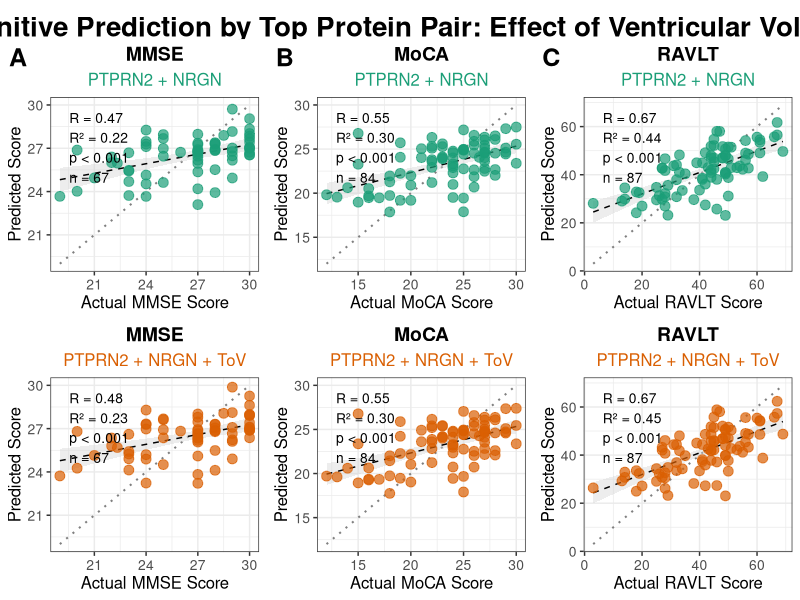
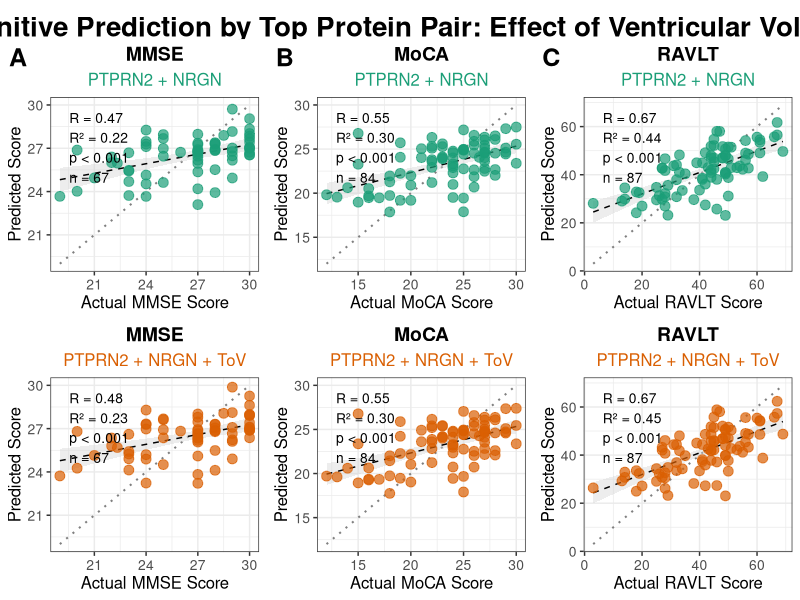

Reproduce these figures in R, in order.
# Correlation Plots for Cognitive Test Models
# Creates three aligned plots showing model predictions vs. actual values for 
# MMSE, MoCA, and RAVLT using two models:
# 1. PTPRN2 + NRGN
# 2. PTPRN2 + NRGN + Total_Ventricle

library(tidyverse)
library(cowplot)  # For plot alignment
library(ggpubr)   # For correlation statistics on plot

# Function to create correlation plot for a specific cognitive test and model
create_correlation_plot <- function(data, cog_test, model_formula, model_name, color) {
  # Remove NA values for the variables in the model
  # First extract all variables from the formula
  all_vars <- all.vars(as.formula(model_formula))
  
  # Create complete cases dataset for this specific model
  model_data <- data %>% 
    select(all_of(all_vars)) %>%
    drop_na()
  
  # Report sample size for this model
  cat(sprintf("  %s - %s: Using %d complete observations\n", 
              cog_test, model_name, nrow(model_data)))
  
  # Skip if too few observations
  if (nrow(model_data) < 10) {
    stop("Too few complete observations (less than 10)")
  }
  
  # Fit the model on complete cases only
  model <- lm(model_formula, data = model_data)
  
  # Get predicted values for these same complete cases
  predicted <- predict(model)
  
  # Create data frame for plotting - now both have same number of rows
  plot_data <- data.frame(
    Actual = model_data[[cog_test]],
    Predicted = predicted,
    Model = model_name
  )
  
  # Calculate model stats to display
  r_value <- cor(plot_data$Actual, plot_data$Predicted, use = "complete.obs")
  r_squared <- summary(model)$r.squared
  p_value <- cor.test(plot_data$Actual, plot_data$Predicted)$p.value
  n_obs <- nrow(plot_data)
  
  # Create line of equality (y=x)
  min_val <- min(c(plot_data$Actual, plot_data$Predicted), na.rm = TRUE)
  max_val <- max(c(plot_data$Actual, plot_data$Predicted), na.rm = TRUE)
  perfect_line <- data.frame(
    x = c(min_val, max_val),
    y = c(min_val, max_val)
  )
  
  # Create scatter plot with correlation line
  plot <- ggplot(plot_data, aes(x = Actual, y = Predicted)) +
    # Add perfect prediction line (y=x)
    geom_line(data = perfect_line, aes(x = x, y = y), 
              linetype = "dotted", color = "gray50", size = 0.7) +
    # Add regression line
    geom_smooth(method = "lm", color = "black", linetype = "dashed", 
                size = 0.5, fill = "lightgray") +
    # Add points
    geom_point(color = color, size = 3, alpha = 0.7) +
    # Add correlation stats
    annotate("text", x = min_val + (max_val-min_val)*0.05, 
             y = max_val - (max_val-min_val)*0.05,
             label = sprintf("R = %.2f\nR² = %.2f\np %s\nn = %d", 
                             r_value, r_squared, 
                             ifelse(p_value < 0.001, "< 0.001", 
                                    ifelse(p_value < 0.01, "< 0.01",
                                           ifelse(p_value < 0.05, "< 0.05", 
                                                  sprintf("= %.2f", p_value)))),
                             n_obs),
             hjust = 0, vjust = 1, size = 3.5) +
    # Labels and theme
    labs(
      title = cog_test,
      subtitle = model_name,
      x = paste("Actual", cog_test, "Score"),
      y = "Predicted Score"
    ) +
    theme_bw() +
    theme(
      plot.title = element_text(size = 14, face = "bold", hjust = 0.5),
      plot.subtitle = element_text(size = 12, hjust = 0.5),
      axis.title = element_text(size = 12),
      axis.text = element_text(size = 10)
    )
  
  return(plot)
}

# Main function to generate all plots
generate_cognitive_correlation_plots <- function() {
  # Check if data file exists
  if (!file.exists("heatmap_data_norm_cogn.csv")) {
    stop("Error: Data file 'heatmap_data_norm_cogn.csv' not found.")
  }
  
  # Load data
  cat("Loading data...\n")
  data <- read_delim("heatmap_data_norm_cogn.csv", delim = ";")
  
  # Print summary of missing values for key variables
  cat("\nMissing value summary:\n")
  for (col in c("MMSE", "MoCA", "RAVLT", "PTPRN2", "NRGN", "Left_Lateral", "Right_Lateral", "Third", "Fourth", "Age", "Sex")) {
    if (col %in% names(data)) {
      missing <- sum(is.na(data[[col]]))
      total <- nrow(data)
      cat(sprintf("%s: %d missing out of %d (%.1f%%)\n", col, missing, total, missing/total*100))
    } else {
      cat(sprintf("%s: Column not found in data\n", col))
    }
  }
  
  # Add Total_Ventricle column if needed
  if (!"Total_Ventricle" %in% colnames(data)) {
    data <- data %>%
      mutate(Total_Ventricle = Left_Lateral + Right_Lateral + Third + Fourth)
    cat("\nCreated Total_Ventricle column\n")
  }
  
  # Cognitive tests to analyze
  cognitive_tests <- c("MMSE", "MoCA", "RAVLT")
  
  # Model specifications
  models <- list(
    model1 = list(
      formula_str = "~ PTPRN2 + NRGN + Age + Sex",
      name = "PTPRN2 + NRGN",
      color = "#1b9e77"  # Dark green
    ),
    model2 = list(
      formula_str = "~ PTPRN2 + NRGN + Total_Ventricle + Age + Sex",
      name = "PTPRN2 + NRGN + ToV",
      color = "#d95f02"  # Orange
    )
  )
  
  # Initialize list to store plots
  all_plots <- list()
  
  cat("\nCreating plots for each cognitive test and model:\n")
  
  # Create all plots
  for (test in cognitive_tests) {
    cat(sprintf("\nProcessing %s:\n", test))
    test_plots <- list()
    
    for (i in seq_along(models)) {
      model_info <- models[[i]]
      formula_str <- paste(test, model_info$formula_str)
      formula <- as.formula(formula_str)
      
      # Create plot with error handling
      tryCatch({
        plot <- create_correlation_plot(
          data = data,
          cog_test = test,
          model_formula = formula,
          model_name = model_info$name,
          color = model_info$color
        )
        
        test_plots[[i]] <- plot
        
      }, error = function(e) {
        # Print error message and create an empty plot as placeholder
        cat(sprintf("  Error creating plot for %s with model %s: %s\n", 
                    test, model_info$name, e$message))
        
        empty_plot <- ggplot() + 
          annotate("text", x = 0.5, y = 0.5, 
                   label = sprintf("Insufficient data for\n%s\n%s", test, model_info$name)) + 
          theme_void() +
          theme(plot.background = element_rect(fill = "white"))
        
        test_plots[[i]] <- empty_plot
      })
    }
    
    # Combine plots for this test
    combined <- plot_grid(
      test_plots[[1]] + theme(plot.subtitle = element_text(color = models$model1$color)),
      test_plots[[2]] + theme(plot.subtitle = element_text(color = models$model2$color)),
      ncol = 1,
      align = "v",
      labels = NULL
    )
    
    all_plots[[test]] <- combined
  }
  
  # Arrange all cognitive test plots horizontally
  cat("\nCombining all plots...\n")
  final_plot <- plot_grid(
    all_plots$MMSE, all_plots$MoCA, all_plots$RAVLT,
    ncol = 3,
    labels = c("A", "B", "C"),
    label_size = 18
  )
  
  # Add title to combined plot with improved visibility
  title_text <- "Cognitive Prediction by Top Protein Pair: Effect of Ventricular Volume"
  
  final_titled <- plot_grid(
    ggdraw() + 
      draw_label(
        title_text,
        fontface = "bold",
        size = 20,
        colour = "black"  # Ensure black text on white background
      ) +
      theme(
        plot.background = element_rect(fill = "white", color = NA),
        plot.margin = margin(15, 0, 5, 0)  # Add some padding
      ),
    final_plot,
    ncol = 1,
    rel_heights = c(0.07, 1)  # Slightly increase title space
  )
  
  # Save the plot
  output_file <- "cognitive_correlation_plots.png"
  ggsave(output_file, final_titled, width = 12.5, height = 8.33, dpi = 300)
  
  cat(sprintf("\nPlots saved as '%s'\n", output_file))
  
  return(final_titled)
}

# Execute the function to generate all plots
cat("Starting cognitive correlation plot generation\n")
correlation_plots <- generate_cognitive_correlation_plots()
print(correlation_plots)